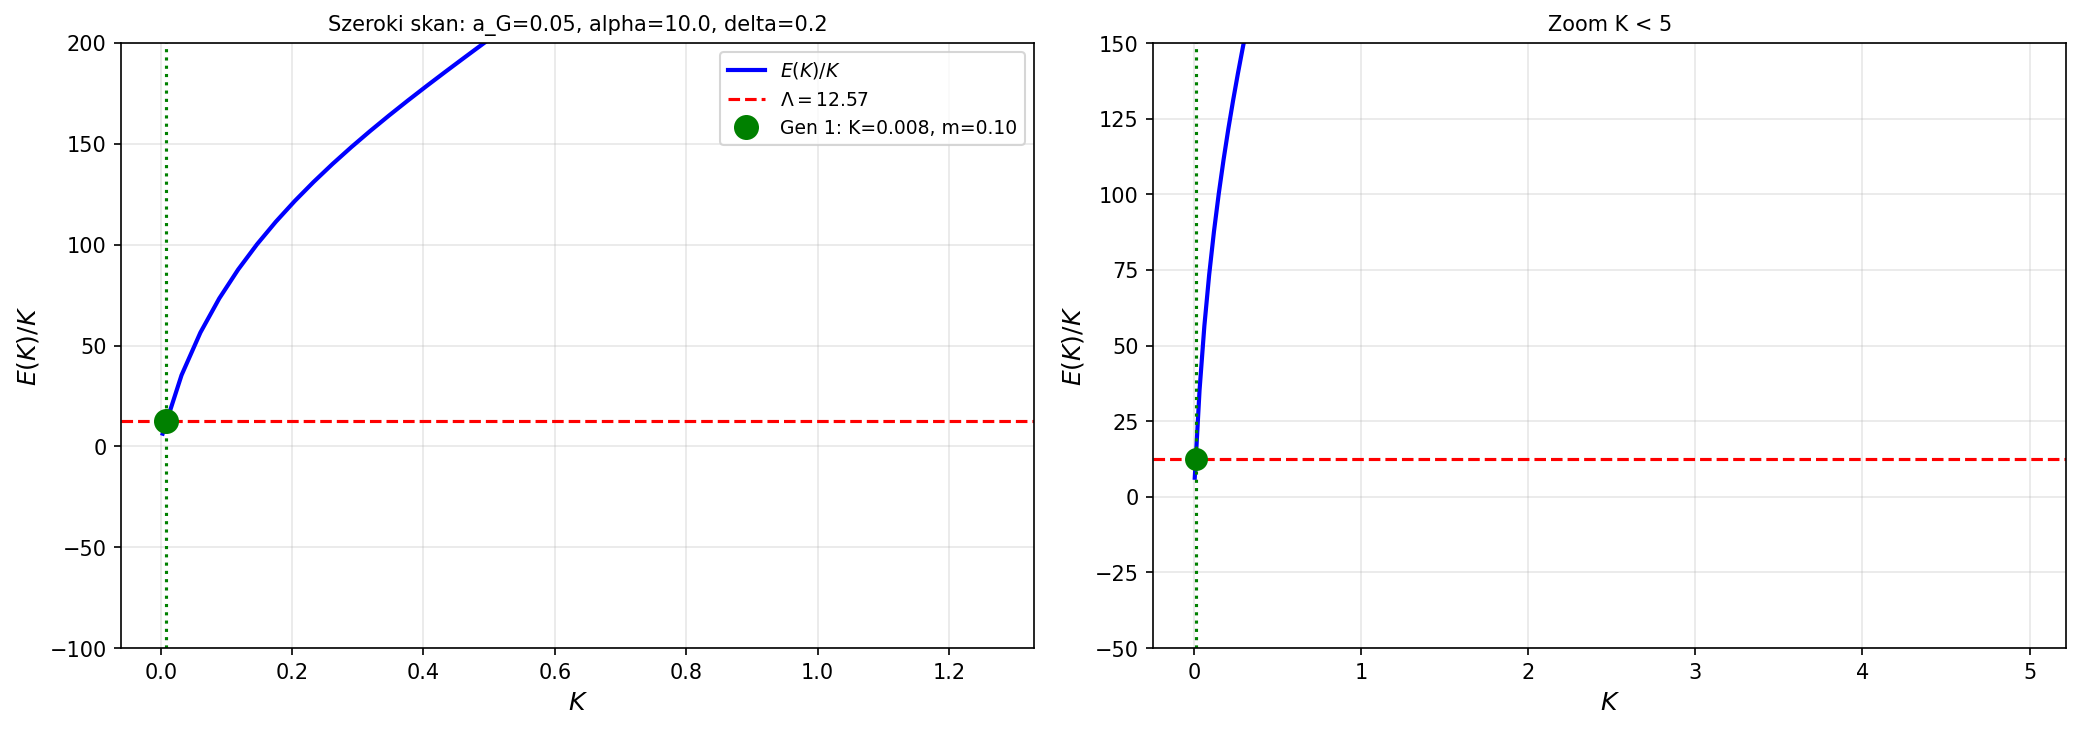

Python code for this plot:
"""
Szeroki skan K do K_max=200: szukanie trzeciego przeciecia
przy bardzo duzych K (tam gdzie V5 = delta*psi^5 dominuje).

Fizyczny argument:
  E_kin ~ K^2/a_G  (maleje wzg K)
  E_pot ~ delta*K^5/(5*a_G^5) (rosnie dla duzych K)
=> E(K)/K ~ delta*K^4/a_G^5 ROSNIE dla K >> a_G
=> TRZECIE przeciecie z Lambda istnieje dla duzych K!
"""
import numpy as np
from scipy.optimize import brentq
import matplotlib
matplotlib.use('Agg')
import matplotlib.pyplot as plt

PHI0 = 1.0; GAMMA = 1.0; M_SP = 1.0; Q = 1.0
LAM = 5.514e-7  # V_mod: + LAM*(psi-1)^6/6 stabilizacja (efekt < 0.03% na r21)
Lambda = 4.0 * np.pi

def E_over_K(K, a_gam, alpha, delta, r_max=None, N=2000):
    if r_max is None:
        r_max = max(30.0, 10.0/M_SP)
    r    = np.linspace(a_gam, r_max, N)
    phi  = PHI0 + K * np.exp(-M_SP*r) / r
    phi  = np.maximum(phi, 1e-8)
    dphi = K * np.exp(-M_SP*r) * (-M_SP*r - 1.0) / r**2
    Ek   = 4*np.pi * np.trapezoid(
        0.5*dphi**2*(1+alpha/(PHI0*phi)) * r**2, r)
    V    = GAMMA/3*phi**3 - GAMMA/4*phi**4 + delta/5*phi**5 + LAM/6*(phi-1.0)**6
    V0   = GAMMA/3 - GAMMA/4 + delta/5
    Ep   = 4*np.pi * np.trapezoid((V-V0)*r**2, r)
    return (Ek + Ep) / K

def scan_wide(a_gam, alpha, delta, K_max=150, N_K=400):
    # Gestsza siatka przy malych K, rozrzedzona przy duzych
    K_low  = np.linspace(0.003, 5.0,   int(N_K*0.5))
    K_high = np.linspace(5.0,   K_max, int(N_K*0.5))
    K_vals = np.unique(np.concatenate([K_low, K_high]))
    EK     = np.array([E_over_K(K, a_gam, alpha, delta) for K in K_vals])
    f      = EK - Lambda
    crossings = []
    for i in range(len(f)-1):
        if np.isfinite(f[i]) and np.isfinite(f[i+1]) and f[i]*f[i+1] < 0:
            try:
                Kc = brentq(
                    lambda K: E_over_K(K, a_gam, alpha, delta) - Lambda,
                    K_vals[i], K_vals[i+1], xtol=1e-6)
                crossings.append(Kc)
            except Exception:
                pass
    return K_vals, EK, crossings

# ====================================================
# ANALITYCZNA PROGNOZA K3 z dominacji V5
# ====================================================
# Dla duzych K: E_pot ~ delta*K^5 * C_pot
# gdzie C_pot = 4*pi * integral (1/r^5)*r^2 dr od a_gam ~ 4*pi/(2*a_gam^2)
# E_pot/K ~ delta*K^4 * 4*pi/(2*a_gam^2) = Lambda
# K3 ~ (Lambda * 2*a_gam^2 / (4*pi*delta))^(1/4) / a_gam^(...)

def K3_estimate(a_gam, delta):
    """Bardzo gruba estymacja K3 z E_pot/K ~ Lambda."""
    # E_pot ~ 4pi * delta/5 * K^5 * integral r^-3 dr od a_gam
    # integral 1/r^3 * r^2 dr = integral 1/r dr od a_gam -> log-divergent
    # Uzywamy 4pi * delta/5 * K^5 / (2*a_gam^2) ~ Lambda * K
    # K^4 ~ Lambda * 5 * 2*a_gam^2 / (4*pi*delta)
    # K3 ~ (10*Lambda*a_gam^2 / (4*pi*delta))^(1/4)
    return (10*Lambda*a_gam**2 / (4*np.pi*delta))**0.25

print("="*65)
print("Analityczna estymacja K3 (trzecia generacja)")
print("="*65)
print(f"{'a_gam':>7} {'delta':>7} {'K3_est':>10} {'m3/m1_est':>12}")
print("-"*65)

a_gam_test = 0.05; alpha_test = 10.0
for delta in [0.10, 0.15, 0.20, 0.22, 0.24]:
    K3e = K3_estimate(a_gam_test, delta)
    K1e = 0.02   # z poprzednich wynikow (bardzo gruba aproksymacja)
    print(f"{a_gam_test:>7.3f} {delta:>7.3f} {K3e:>10.2f} {K3e/K1e:>12.1f}")

# ====================================================
# PELNY SKAN SZEROKI dla wybranych parametrow
# ====================================================
print()
print("="*65)
print("Pelny skan szeroki (K do 150)")
print("="*65)
print(f"{'a_gam':>6} {'alpha':>6} {'delta':>7} {'n':>4} "
      f"{'K1':>8} {'K2':>8} {'K3':>8} {'m2/m1':>8} {'m3/m1':>8}")
print("-"*65)

three_cases = []
for a_gam in [0.03, 0.05, 0.08]:
    for alpha in [5.0, 10.0, 20.0]:
        for delta in [0.15, 0.18, 0.20, 0.22]:
            K_v, EK, crossings = scan_wide(a_gam, alpha, delta, K_max=120, N_K=350)
            n = len(crossings)
            masses = [Lambda*K for K in crossings]
            K1 = crossings[0] if n>=1 else None
            K2 = crossings[1] if n>=2 else None
            K3 = crossings[2] if n>=3 else None
            m1 = masses[0] if n>=1 else None
            r21 = masses[1]/masses[0] if n>=2 else None
            r31 = masses[2]/masses[0] if n>=3 else None

            K1s  = f"{K1:.3f}"  if K1  else "-"
            K2s  = f"{K2:.3f}"  if K2  else "-"
            K3s  = f"{K3:.1f}"  if K3  else "-"
            r21s = f"{r21:.1f}" if r21 else "-"
            r31s = f"{r31:.1f}" if r31 else "-"

            if n >= 2:
                flag = "  <-- 3 GEN!" if n>=3 else ""
                print(f"{a_gam:>6.3f} {alpha:>6.1f} {delta:>7.3f} {n:>4d} "
                      f"{K1s:>8} {K2s:>8} {K3s:>8} {r21s:>8} {r31s:>8}{flag}")
                if n >= 3:
                    three_cases.append((a_gam, alpha, delta, crossings, masses))

# ====================================================
# WYKRES dla najlepszego przypadku (max crossings)
# ====================================================
if three_cases:
    best = three_cases[0]
    a_gam, alpha, delta, crossings, masses = best
else:
    # Brak 3, wez najlepszy z 2
    a_gam, alpha, delta = 0.05, 10.0, 0.20
    K_v, EK, crossings = scan_wide(a_gam, alpha, delta, K_max=120, N_K=350)
    masses = [Lambda*K for K in crossings]

K_v, EK, crossings2 = scan_wide(a_gam, alpha, delta, K_max=120, N_K=350)
masses2 = [Lambda*K for K in crossings2]

fig, axes = plt.subplots(1, 2, figsize=(14, 5))

ax = axes[0]
mask = np.isfinite(EK) & (EK > -500) & (EK < 500)
ax.plot(K_v[mask], EK[mask], 'b-', lw=2, label=r'$E(K)/K$')
ax.axhline(Lambda, color='r', ls='--', lw=1.5, label=fr'$\Lambda={Lambda:.2f}$')
colors = ['green', 'orange', 'purple']
gen_names = ['Gen 1', 'Gen 2', 'Gen 3']
for i, (Kc, mc) in enumerate(zip(crossings2[:3], masses2[:3])):
    ax.axvline(Kc, color=colors[i], ls=':', lw=1.5)
    ax.plot(Kc, Lambda, 'o', color=colors[i], ms=11,
            label=f'{gen_names[i]}: K={Kc:.3f}, m={mc:.2f}')
ax.set_xlabel(r'$K$', fontsize=12)
ax.set_ylabel(r'$E(K)/K$', fontsize=12)
ax.set_title(f'Szeroki skan: a_G={a_gam}, alpha={alpha}, delta={delta}', fontsize=10)
ax.set_ylim(-100, 200)
ax.legend(fontsize=9); ax.grid(True, alpha=0.3)

ax2 = axes[1]
# Zoom na male K
K_zoom = K_v[K_v < 5.0]
EK_zoom = EK[K_v < 5.0]
ax2.plot(K_zoom, EK_zoom, 'b-', lw=2)
ax2.axhline(Lambda, color='r', ls='--', lw=1.5)
for Kc, mc in zip(crossings2, masses2):
    if Kc < 5.0:
        ax2.axvline(Kc, color='g', ls=':', lw=1.5)
        ax2.plot(Kc, Lambda, 'go', ms=10)
ax2.set_xlabel(r'$K$', fontsize=12)
ax2.set_ylabel(r'$E(K)/K$', fontsize=12)
ax2.set_title('Zoom K < 5', fontsize=10)
ax2.set_ylim(-50, 150)
ax2.grid(True, alpha=0.3)

plt.tight_layout()
plt.savefig('TGP/TGP_v1/scripts/advanced/szeroki_skan.png',
            dpi=150, bbox_inches='tight')
print()
print(f"Wykres: szeroki_skan.png")
if masses2:
    print(f"Przeciecia: {[f'K={K:.3f} m={m:.2f}' for K,m in zip(crossings2,masses2)]}")
    if len(masses2) >= 2:
        print(f"m2/m1 = {masses2[1]/masses2[0]:.1f}  (cel: 207)")
    if len(masses2) >= 3:
        print(f"m3/m1 = {masses2[2]/masses2[0]:.1f}  (cel: 3477)")
